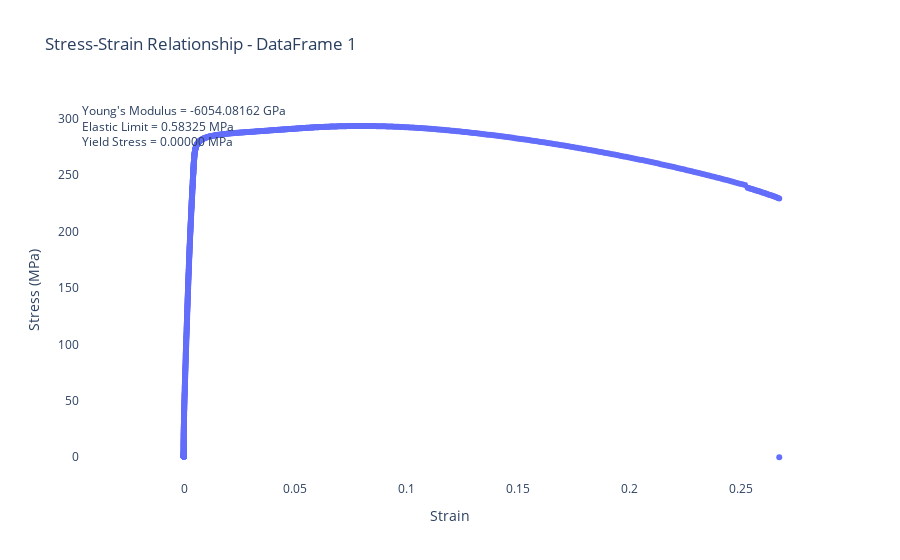
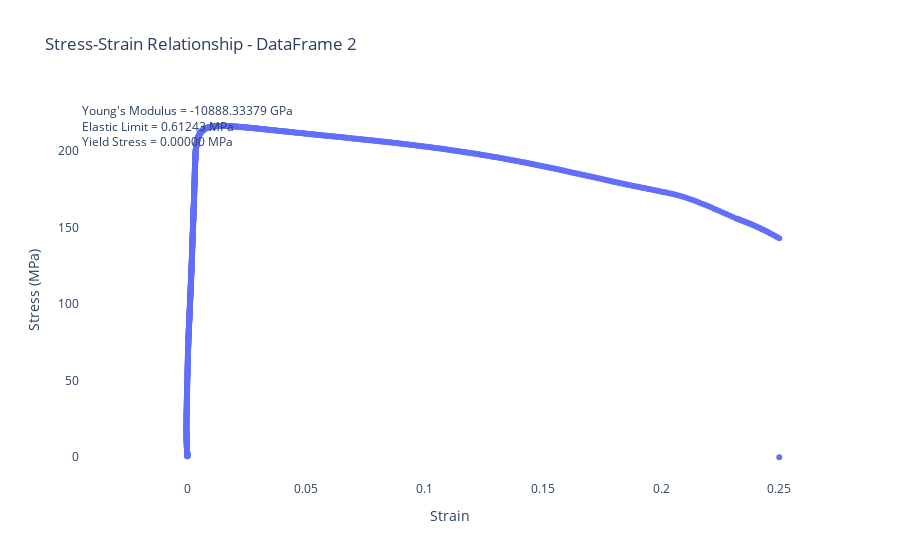

Write notebook code for charts like these, in order.
### Code cell
figures = []

# Function to create the plot and annotations
def create_plot(df, title):
    fig = go.Figure()
    fig.add_trace(go.Scatter(x=df['Strain'], y=df['Stress_MPa'], mode='markers', name='Data Points'))

    ElasticLimit = df['Stress_MPa'][0]
    Modulus = ElasticLimit / df['Strain'][0]
    YieldPoint = df['Stress_MPa'].min()

    annot_text = f"Young's Modulus = {Modulus:.5f} GPa<br>" \
                 f"Elastic Limit = {ElasticLimit:.5f} MPa<br>" \
                 f"Yield Stress = {YieldPoint:.5f} MPa"
    fig.add_annotation(x=0, y=max(df['Stress_MPa']), text=annot_text, align="left", showarrow=False)

    fig.update_layout(
        xaxis_title='Strain',
        yaxis_title='Stress (MPa)',
        title=title,
        plot_bgcolor='white',
        legend=dict(x=0.7, y=0.98)
    )
    return fig

# Create and store plots for each dataframe Df_1 and DF_2
fig_1 = create_plot(df_1, 'Stress-Strain Relationship - DataFrame 1')
figures.append(fig_1)

fig_2 = create_plot(df_2, 'Stress-Strain Relationship - DataFrame 2')
figures.append(fig_2)

# Display the plots
for fig in figures:
    fig.show()

### Figure 1 — Plotly figure (JSON) as saved in the notebook; plotly's stock layout.template omitted (floating-point values rounded to 4 significant figures; data arrays with more than 128 entries replaced by an {"elided": "..."} marker saying what was removed)
{"data": [{"mode": "markers", "name": "Data Points", "type": "scatter", "x": {"elided": "1005 float values"}, "y": {"elided": "1005 float values"}}], "layout": {"annotations": [{"align": "left", "showarrow": false, "text": "Young's Modulus = -6054.08162 GPa<br>Elastic Limit = 0.58325 MPa<br>Yield Stress = 0.00000 MPa", "x": 0, "y": 293.5}], "autosize": true, "legend": {"x": 0.7, "y": 0.98}, "plot_bgcolor": "white", "title": {"text": "Stress-Strain Relationship - DataFrame 1"}, "xaxis": {"autorange": true, "range": [-0.0536, 0.286], "title": {"text": "Strain"}, "type": "linear"}, "yaxis": {"autorange": true, "range": [-26.58, 348.7], "title": {"text": "Stress (MPa)"}, "type": "linear"}}}

### Figure 2 — Plotly figure (JSON) as saved in the notebook; plotly's stock layout.template omitted (floating-point values rounded to 4 significant figures; data arrays with more than 128 entries replaced by an {"elided": "..."} marker saying what was removed)
{"data": [{"mode": "markers", "name": "Data Points", "type": "scatter", "x": {"elided": "1130 float values"}, "y": {"elided": "1130 float values"}}], "layout": {"annotations": [{"align": "left", "showarrow": false, "text": "Young's Modulus = -10888.33379 GPa<br>Elastic Limit = 0.61243 MPa<br>Yield Stress = 0.00000 MPa", "x": 0, "y": 216.5}], "autosize": true, "legend": {"x": 0.7, "y": 0.98}, "plot_bgcolor": "white", "title": {"text": "Stress-Strain Relationship - DataFrame 2"}, "xaxis": {"autorange": true, "range": [-0.05219, 0.2677], "title": {"text": "Strain"}, "type": "linear"}, "yaxis": {"autorange": true, "range": [-19.61, 257.2], "title": {"text": "Stress (MPa)"}, "type": "linear"}}}
